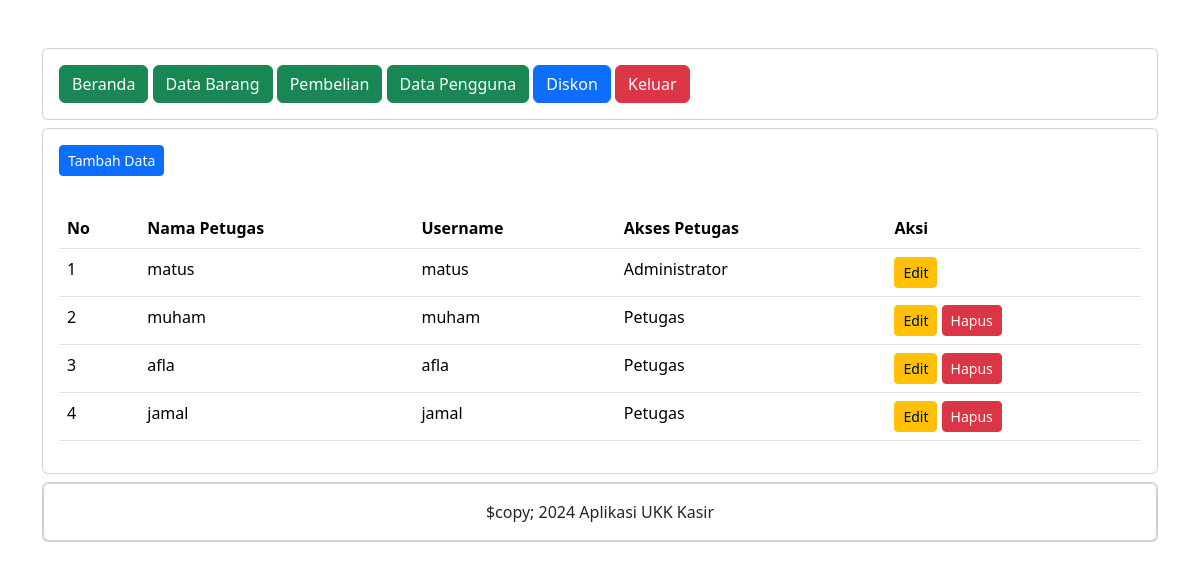
The page /administrator/data_pengguna.php (signed in) on the database its author committed.
### tables this page shows
CREATE TABLE `petugas` (
  `petugas_id` int(11) NOT NULL,
  `Nama` varchar(255) NOT NULL,
  `Username` text NOT NULL,
  `Password` text NOT NULL,
  `level` int(11) NOT NULL
);

### administrator/data_pengguna.php (the view, shortened to what this page needs)
<?php
include "header.php";
include "navbar.php";
?>
<div class="card mt-2">
    <div class="card-body">
        <button type="button" class="btn btn-primary btn-sm" data-bs-toggle="modal" data-bs-target="#tambah-data">
            Tambah Data
        </button>
    </div>
    <div class="card-body">
<table class="table">
    <thead>
        <tr>
            <th>No</th>
            <th>Nama Petugas</th>
            <th>Username</th>
            <th>Akses Petugas</th>
            <th>Aksi</th>
        </tr>
    </thead>
    <tbody>
        <?php
        include '../koneksi.php';
        $no = 1;
        $data = mysqli_query($koneksi, "SELECT * FROM petugas");
        while($d = mysqli_fetch_array($data)){  ?>
        <tr>
            <td><?= $no++ ?></td>
            <td><?= $d['Nama'] ?></td>
            <td><?= $d['Username'] ?></td>
            <td>
                <?php
                if ($d['level'] == '1'){  ?>
                Administrator
                <?php } else { ?>
                    Petugas
               <?php } ?>
            </td>
            <td>
            <button type="button" class="btn btn-warning btn-sm" data-bs-toggle="modal" data-bs-target="#edit-data<?php echo $d['petugas_id'] ?>">
                    Edit
                    </button>
                    <?php
                    if($d['level'] == $_SESSION['level']){ ?>
                    <?php } else { ?>
                        <button type="button" class="btn btn-danger btn-sm" data-bs-toggle="modal" data-bs-target="#hapus-data<?php echo $d['petugas_id'] ?>">
                    Hapus
                    </button>
                    <?php } ?>
            </td>
        </tr>
        <?php } ?>
    </tbody>
                    </table>
</div>
                    </div>
            <?php
include "footer.php";
?>

### rows shown on the page
petugas: Nama "matus", Username "matus", level "Administrator"
petugas: Nama "muham", Username "muham", level "Petugas"
petugas: Nama "afla", Username "afla", level "Petugas"
petugas: Nama "jamal", Username "jamal", level "Petugas"
